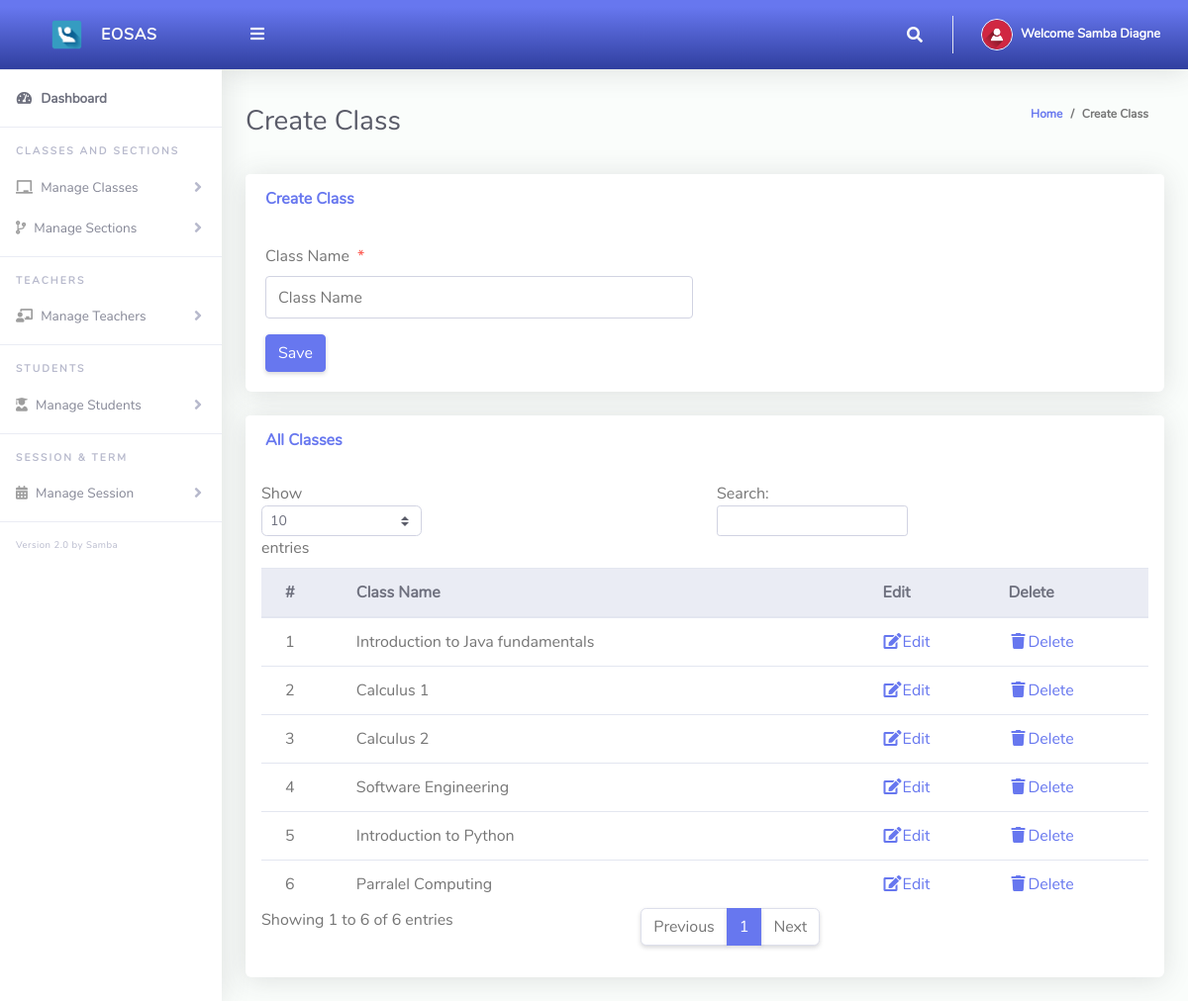
The app's page /Admin/createClass.php (signed in) with its own data.
### tables this page shows
CREATE TABLE IF NOT EXISTS `tblclass` (
  `Id` int(10) NOT NULL AUTO_INCREMENT,
  `className` varchar(255) NOT NULL,
  PRIMARY KEY (`Id`)
);

### Admin/createClass.php (the view, shortened to what this page needs)
<?php
include '../Includes/dbcon.php';
?>
<!DOCTYPE html>
<html lang="en">
<head>
  <link href="../vendor/fontawesome-free/css/all.min.css" rel="stylesheet" type="text/css">
  <link href="../vendor/bootstrap/css/bootstrap.min.css" rel="stylesheet" type="text/css">
  <link href="css/ruang-admin.min.css" rel="stylesheet">
</head>
<body id="page-top">
  <div id="wrapper">
      <?php include "Includes/sidebar.php";?>
    <div id="content-wrapper" class="d-flex flex-column">
      <div id="content">
       <?php include "Includes/topbar.php";?>
        <div class="container-fluid" id="container-wrapper">
          <div class="d-sm-flex align-items-center justify-content-between mb-4">
            <h1 class="h3 mb-0 text-gray-800">Create Class</h1>
            <ol class="breadcrumb">
              <li class="breadcrumb-item"><a href="./">Home</a></li>
              <li class="breadcrumb-item active" aria-current="page">Create Class</li>
            </ol>
          </div>
          <div class="row">
            <div class="col-lg-12">
              <div class="card mb-4">
                <div class="card-header py-3 d-flex flex-row align-items-center justify-content-between">
                  <h6 class="m-0 font-weight-bold text-primary">Create Class</h6>
                </div>
                <div class="card-body">
                  <form method="post">
                    <div class="form-group row mb-3">
                        <div class="col-xl-6">
                            <label class="form-control-label">Class Name<span class="text-danger ml-2">*</span></label>
                      <input type="text" class="form-control" name="className" value="<?php echo $row['className'];?>" id="exampleInputFirstName" placeholder="Class Name">
                        </div>
                    </div>
                      <?php
                    if (isset($Id))
                    {
                    ?>
                    <button type="submit" name="update" class="btn btn-warning">Update</button>
                    &nbsp;&nbsp;&nbsp;&nbsp;&nbsp;&nbsp;&nbsp;&nbsp;&nbsp;&nbsp;
                    <?php
                    } else {
                    ?>
                    <button type="submit" name="save" class="btn btn-primary">Save</button>
                    <?php
                    }
                    ?>
                  </form>
                </div>
              </div>
                 <div class="row">
              <div class="col-lg-12">
              <div class="card mb-4">
                <div class="card-header py-3 d-flex flex-row align-items-center justify-content-between">
                  <h6 class="m-0 font-weight-bold text-primary">All Classes</h6>
                </div>
                <div class="table-responsive p-3">
                  <table class="table align-items-center table-flush table-hover" id="dataTableHover">
                    <thead class="thead-light">
                      <tr>
                        <th>#</th>
                        <th>Class Name</th>
                        <th>Edit</th>
                        <th>Delete</th>
                      </tr>
                    </thead>
                    <tbody>
                  <?php
                      $query = "SELECT * FROM tblclass";
                      $rs = $conn->query($query);
                      $num = $rs->num_rows;
                      $sn=0;
                      if($num > 0)
                      {
                        while ($rows = $rs->fetch_assoc())
                          {
                             $sn = $sn + 1;
                            echo"
                              <tr>
                                <td>".$sn."</td>
                                <td>".$rows['className']."</td>
                                <td><a href='?action=edit&Id=".$rows['Id']."'><i class='fas fa-fw fa-edit'></i>Edit</a></td>
                                <td><a href='?action=delete&Id=".$rows['Id']."'><i class='fas fa-fw fa-trash'></i>Delete</a></td>
                              </tr>";
                          }
                      }
                      else
                      {
                           echo
                           "<div class='alert alert-danger' role='alert'>
                            No Record Found!
                            </div>";
                      }
                      ?>
                    </tbody>
                  </table>
                </div>
              </div>
            </div>
            </div>
          </div>
        </div>
      </div>
    </div>
  </div>
</body>
</html>

### Admin/Includes/topbar.php (shortened to what this page needs)
<?php
  $query = "SELECT * FROM tbladmin WHERE Id = ".$_SESSION['userId']."";
  $rs = $conn->query($query);
  $rows = $rs->fetch_assoc();
  $fullName = $rows['firstName']." ".$rows['lastName'];
?>
<nav class="navbar navbar-expand navbar-light bg-gradient-primary topbar mb-4 static-top">
          <button id="sidebarToggleTop" class="btn btn-link rounded-circle mr-3">
            <i class="fa fa-bars"></i>
          </button>
          <ul class="navbar-nav ml-auto">
            <li class="nav-item dropdown no-arrow">
              <a class="nav-link dropdown-toggle" href="#" id="searchDropdown" role="button" data-toggle="dropdown"
                aria-haspopup="true" aria-expanded="false">
                <i class="fas fa-search fa-fw"></i>
              </a>
            </li>
            <li class="nav-item dropdown no-arrow">
              <a class="nav-link dropdown-toggle" href="#" id="userDropdown" role="button" data-toggle="dropdown"
                aria-haspopup="true" aria-expanded="false">
                <img class="img-profile rounded-circle" src="img/user-icn.png" style="max-width: 60px">
                <span class="ml-2 d-none d-lg-inline text-white small"><b>Welcome <?php echo $fullName;?></b></span>
              </a>
            </li>
          </ul>
        </nav>

### records on screen
tblclass: className "Introduction to Java fundamentals"
tblclass: className "Calculus 1"
tblclass: className "Calculus 2"
tblclass: className "Software Engineering"
tblclass: className "Introduction to Python"
tblclass: className "Parralel Computing"

### other values on screen
$fullName "Samba Diagne"
